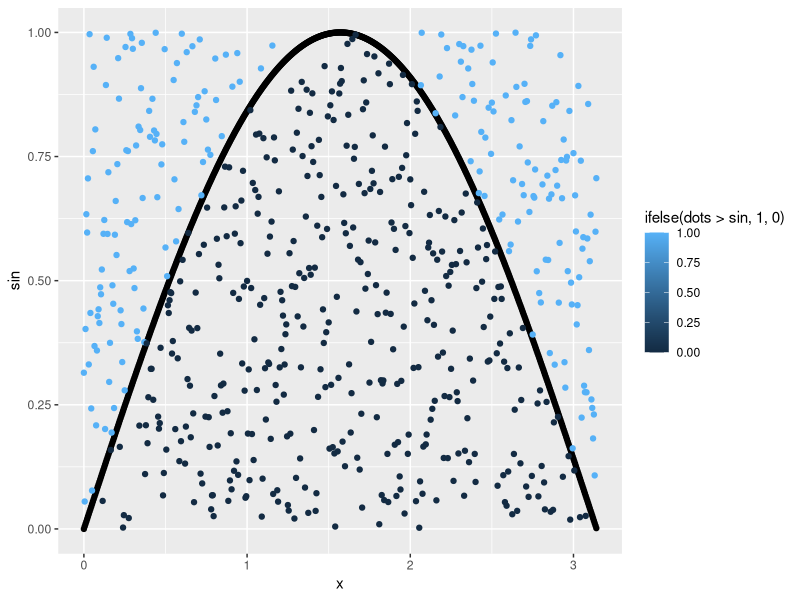
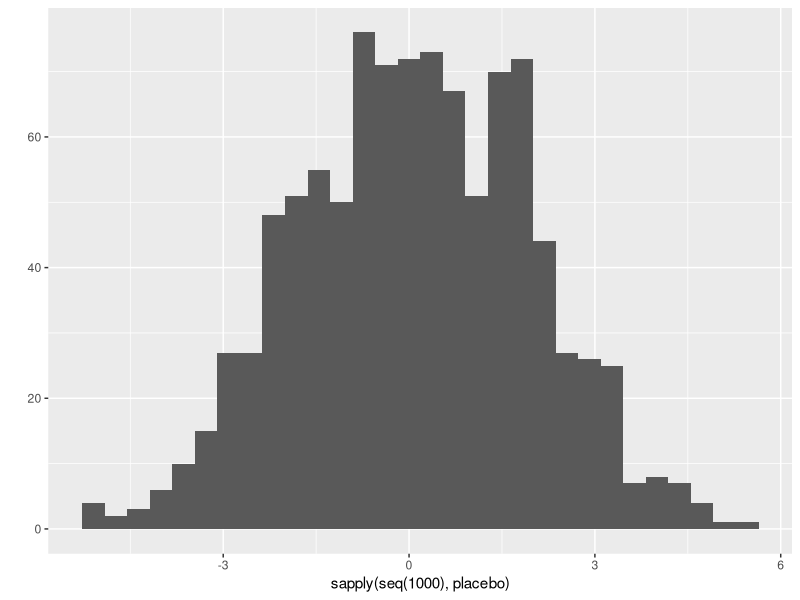

Generate these figures, in order, with R:
## ---- chunk 1
library(boot)
library(ggplot2)
## ---- chunk 2
df <- data.frame(x=seq(0,pi, 0.005))
df$sin = sin(df$x)
N <- nrow(df)
dots <- runif(N, 0, 1)

ggplot(data=df, aes(x=x)) + 
  geom_point(aes(y=sin)) +
  geom_point(aes(y=dots, color = ifelse(dots > sin, 1, 0)))


ratio <- sum(dots < df$sin) / N
ratio
## ---- chunk 3
set.seed(9313)
dices <- function(x) {
  return (round(runif(1,1,6)) == round(runif(1,1,6)))
}

N <- 1000
p <- N / sum(sapply(seq(N), dices))
p ## probability

## ---- chunk 4
myMean <- function(d, i) {
  return( mean(d[i]))
}

s <- c(119,120,131,209,210,337,332,287,146,129,232,169,208,253,142,105,419,179,324,287)
b <- boot(data=s, R=200, statistic = myMean)
boot.ci(b, conf=0.9)
## ---- chunk 5

bootMod <- function(df, i) {
  m <- lm(y ~ x, df[i,])
  return (m$coefficients)
}

df <- data.frame(x = c(1,2,3,5,4), y = c(13,14,15,18,22))
b <- boot(df, bootMod, 10)
b
boot.ci(b, conf=0.9)

## ---- chunk 6
set.seed(10)
df <- data.frame(bottle = c(0,1,1,0,0,0,1,0,0,0,1,1,0,1,1,1,1,0,1), age = c(9,14,15,10,12,6,19,10,8,6,12,13,20,13,16,14,9,12,12))

caries_bottle1 = mean(subset(df, bottle == 1)$age)
caries_bottle1
caries_bottle0 = mean(subset(df, bottle == 0)$age)
caries_bottle0

bottle_effect = caries_bottle1 - caries_bottle0
bottle_effect

placebo  <- function(x) {
  si = sample(2, 19, replace=T, prob=c(0.5, 0.5))
  group1 <- df[si==1,]
  group2 <- df[si==2,]
  
  random_effect = mean(group1$age) - mean(group2$age)
  return (random_effect)
}

qplot(sapply(seq(1000), placebo))

